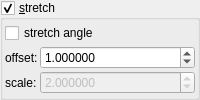
       <widget class="MyGroupBox" name="groupCheck_transf_function_enabledAw">
        <property name="toolTip">
         <string/>
        </property>
        <property name="title">
         <string>&amp;stretch</string>
        </property>
        <property name="checkable">
         <bool>true</bool>
        </property>
        <layout class="QVBoxLayout" name="verticalLayout_55">
         <property name="spacing">
          <number>2</number>
         </property>
         <property name="leftMargin">
          <number>2</number>
         </property>
         <property name="topMargin">
          <number>2</number>
         </property>
         <property name="rightMargin">
          <number>2</number>
         </property>
         <property name="bottomMargin">
          <number>2</number>
         </property>
         <item>
          <widget class="MyCheckBox" name="checkBox_transf_function_enabledAy">
           <property name="text">
            <string>stretch angle</string>
           </property>
          </widget>
         </item>
         <item>
          <layout class="QGridLayout" name="gridLayout_27" columnstretch="0,1">
           <property name="spacing">
            <number>2</number>
           </property>
           <item row="0" column="1">
            <widget class="MyDoubleSpinBox" name="spinbox_transf_offsetR_1">
             <property name="sizePolicy">
              <sizepolicy hsizetype="Minimum" vsizetype="Maximum">
               <horstretch>0</horstretch>
               <verstretch>0</verstretch>
              </sizepolicy>
             </property>
             <property name="prefix">
              <string/>
             </property>
             <property name="suffix">
              <string/>
             </property>
             <property name="decimals">
              <number>6</number>
             </property>
             <property name="minimum">
              <double>-99.998999999999995</double>
             </property>
             <property name="maximum">
              <double>99.998999999999995</double>
             </property>
             <property name="singleStep">
              <double>0.100000000000000</double>
             </property>
             <property name="value">
              <double>1.000000000000000</double>
             </property>
            </widget>
           </item>
           <item row="0" column="0">
            <widget class="QLabel" name="label_47">
             <property name="text">
              <string notr="true">offset:</string>
             </property>
            </widget>
           </item>
           <item row="1" column="1">
            <widget class="MyDoubleSpinBox" name="spinbox_transf_scale_16">
             <property name="enabled">
              <bool>false</bool>
             </property>
             <property name="sizePolicy">
              <sizepolicy hsizetype="Minimum" vsizetype="Maximum">
               <horstretch>0</horstretch>
               <verstretch>0</verstretch>
              </sizepolicy>
             </property>
             <property name="prefix">
              <string/>
             </property>
             <property name="suffix">
              <string/>
             </property>
             <property name="decimals">
              <number>6</number>
             </property>
             <property name="minimum">
              <double>0.000000000000000</double>
             </property>
             <property name="maximum">
              <double>999.999000000000024</double>
             </property>
             <property name="singleStep">
              <double>0.100000000000000</double>
             </property>
             <property name="value">
              <double>2.000000000000000</double>
             </property>
            </widget>
           </item>
           <item row="1" column="0">
            <widget class="QLabel" name="label_48">
             <property name="text">
              <string notr="true">scale:</string>
             </property>
            </widget>
           </item>
          </layout>
         </item>
        </layout>
       </widget>
